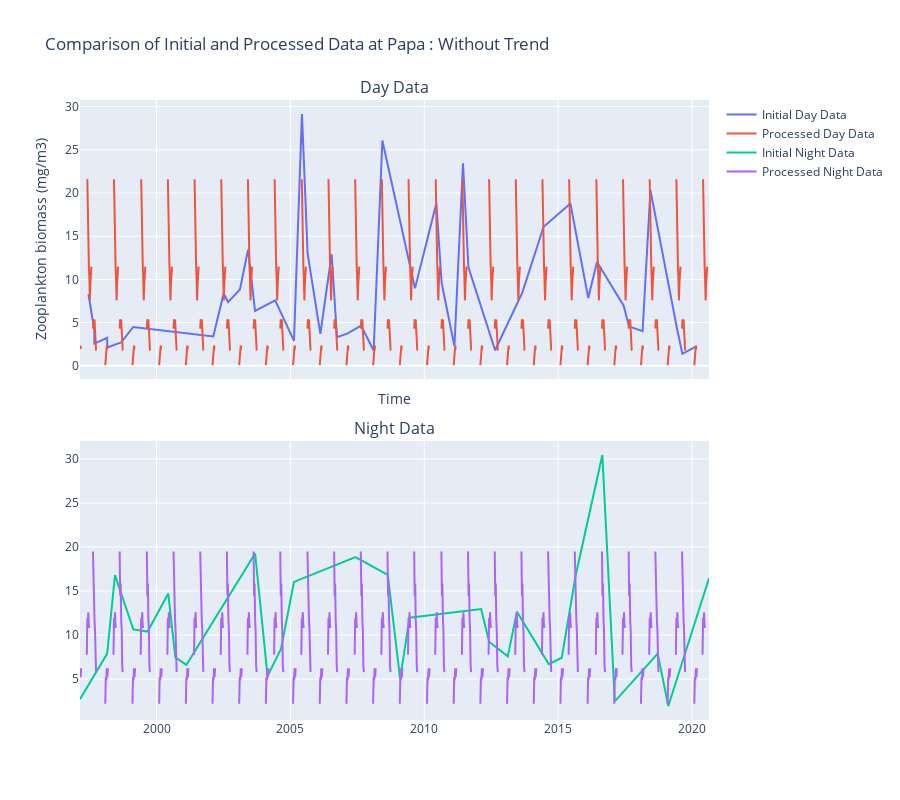

Notebook source saved alongside this figure:
### Code cell
fig = make_subplots(
    rows=2,
    cols=1,
    subplot_titles=("Day Data", "Night Data"),
    shared_xaxes=True,
    vertical_spacing=0.1,
)
# augmente la taille de la figure
fig.update_layout(height=800)

# Ajouter les données d'observation initiales de jour
fig.add_trace(
    go.Scatter(
        x=day_data["time"],
        y=day_data,
        mode="lines",
        name="Initial Day Data",
    ),
    row=1,
    col=1,
)

# Ajouter les données obtenues après traitement de jour
fig.add_trace(
    go.Scatter(
        x=aggregated_smoothed_detrended.index,
        y=aggregated_smoothed_detrended["day"],
        mode="lines",
        name="Processed Day Data",
    ),
    row=1,
    col=1,
)

# Ajouter les données d'observation initiales de nuit
fig.add_trace(
    go.Scatter(
        x=night_data["time"],
        y=night_data,
        mode="lines",
        name="Initial Night Data",
    ),
    row=2,
    col=1,
)

# Ajouter les données obtenues après traitement de nuit
fig.add_trace(
    go.Scatter(
        x=aggregated_smoothed_detrended.index,
        y=aggregated_smoothed_detrended["night"],
        mode="lines",
        name="Processed Night Data",
    ),
    row=2,
    col=1,
)

# Mettre à jour la mise en page
fig.update_layout(
    title=f"Comparison of Initial and Processed Data at {station} : Without Trend",
    xaxis_title="Time",
    yaxis_title="Zooplankton biomass (mg/m3)",
)

fig.show()

### Figure 1 — Plotly figure (JSON) as saved in the notebook; plotly's stock layout.template omitted (floating-point values rounded to 4 significant figures; data arrays with more than 128 entries replaced by an {"elided": "..."} marker saying what was removed)
{"data": [{"mode": "lines", "name": "Initial Day Data", "type": "scatter", "x": ["1997-06-16T00:00:00.000000000", "1997-09-04T00:00:00.000000000", "1997-09-05T00:00:00.000000000", "1998-02-27T00:00:00.000000000", "1998-02-28T00:00:00.000000000", "1998-09-05T00:00:00.000000000", "1999-02-18T00:00:00.000000000", "2002-02-13T00:00:00.000000000", "2002-07-05T00:00:00.000000000", "2002-09-03T00:00:00.000000000", "2003-02-12T00:00:00.000000000", "2003-06-03T00:00:00.000000000", "2003-09-06T00:00:00.000000000", "2004-06-07T00:00:00.000000000", "2005-02-18T00:00:00.000000000", "2005-06-07T00:00:00.000000000", "2005-08-23T00:00:00.000000000", "2006-02-13T00:00:00.000000000", "2006-07-17T00:00:00.000000000", "2006-09-28T00:00:00.000000000", "2007-02-15T00:00:00.000000000", "2007-08-22T00:00:00.000000000", "2008-02-10T00:00:00.000000000", "2008-06-08T00:00:00.000000000", "2009-08-27T00:00:00.000000000", "2010-06-14T00:00:00.000000000", "2010-08-26T00:00:00.000000000", "2011-02-16T00:00:00.000000000", "2011-06-13T00:00:00.000000000", "2011-08-26T00:00:00.000000000", "2012-08-24T00:00:00.000000000", "2013-08-30T00:00:00.000000000", "2014-06-17T00:00:00.000000000", "2015-06-17T00:00:00.000000000", "2016-02-16T00:00:00.000000000", "2016-06-14T00:00:00.000000000", "2017-06-13T00:00:00.000000000", "2017-08-24T00:00:00.000000000", "2018-02-26T00:00:00.000000000", "2018-06-13T00:00:00.000000000", "2019-06-11T00:00:00.000000000", "2019-08-23T00:00:00.000000000", "2020-02-16T00:00:00.000000000"], "xaxis": "x", "y": [8.278, 4.147, 2.569, 3.236, 2.114, 2.7, 4.493, 3.386, 8.37, 7.375, 8.825, 13.45, 6.351, 7.576, 2.885, 29.15, 13.02, 3.703, 12.92, 3.319, 3.72, 4.652, 1.764, 26.08, 8.96, 18.77, 9.577, 2.27, 23.44, 11.39, 1.798, 8.463, 16.09, 18.79, 7.835, 12.0, 6.958, 4.567, 4.01, 20.34, 4.282, 1.389, 2.18], "yaxis": "y"}, {"mode": "lines", "name": "Processed Day Data", "type": "scatter", "x": {"elided": "1226 str values"}, "xaxis": "x", "y": {"elided": "1226 float values"}, "yaxis": "y"}, {"mode": "lines", "name": "Initial Night Data", "type": "scatter", "x": ["1997-02-21T00:00:00.000000000", "1997-06-15T00:00:00.000000000", "1998-02-27T00:00:00.000000000", "1998-06-13T00:00:00.000000000", "1999-02-18T00:00:00.000000000", "1999-09-02T00:00:00.000000000", "2000-06-09T00:00:00.000000000", "2000-09-14T00:00:00.000000000", "2001-02-12T00:00:00.000000000", "2003-09-07T00:00:00.000000000", "2004-02-24T00:00:00.000000000", "2004-08-26T00:00:00.000000000", "2005-02-18T00:00:00.000000000", "2007-06-07T00:00:00.000000000", "2008-08-21T00:00:00.000000000", "2009-02-05T00:00:00.000000000", "2009-06-14T00:00:00.000000000", "2012-02-15T00:00:00.000000000", "2012-06-03T00:00:00.000000000", "2013-02-13T00:00:00.000000000", "2013-06-18T00:00:00.000000000", "2014-08-26T00:00:00.000000000", "2015-02-19T00:00:00.000000000", "2015-08-28T00:00:00.000000000", "2016-08-26T00:00:00.000000000", "2017-02-12T00:00:00.000000000", "2018-09-20T00:00:00.000000000", "2019-02-12T00:00:00.000000000", "2020-08-20T00:00:00.000000000"], "xaxis": "x2", "y": [2.727, 4.326, 7.902, 16.81, 10.64, 10.4, 14.71, 7.477, 6.634, 19.25, 5.339, 8.457, 16.04, 18.85, 16.83, 5.034, 11.97, 12.96, 9.252, 7.586, 12.66, 6.71, 7.43, 16.76, 30.45, 2.476, 7.892, 1.946, 16.45], "yaxis": "y2"}, {"mode": "lines", "name": "Processed Night Data", "type": "scatter", "x": {"elided": "1226 str values"}, "xaxis": "x2", "y": {"elided": "1226 float values"}, "yaxis": "y2"}], "layout": {"annotations": [{"font": {"size": 16}, "showarrow": false, "text": "Day Data", "x": 0.5, "xanchor": "center", "xref": "paper", "y": 1, "yanchor": "bottom", "yref": "paper"}, {"font": {"size": 16}, "showarrow": false, "text": "Night Data", "x": 0.5, "xanchor": "center", "xref": "paper", "y": 0.45, "yanchor": "bottom", "yref": "paper"}], "height": 800, "title": {"text": "Comparison of Initial and Processed Data at Papa : Without Trend"}, "xaxis": {"anchor": "y", "domain": [0, 1], "matches": "x2", "showticklabels": false, "title": {"text": "Time"}}, "xaxis2": {"anchor": "y2", "domain": [0, 1]}, "yaxis": {"anchor": "x", "domain": [0.55, 1], "title": {"text": "Zooplankton biomass (mg/m3)"}}, "yaxis2": {"anchor": "x2", "domain": [0, 0.45]}}}
